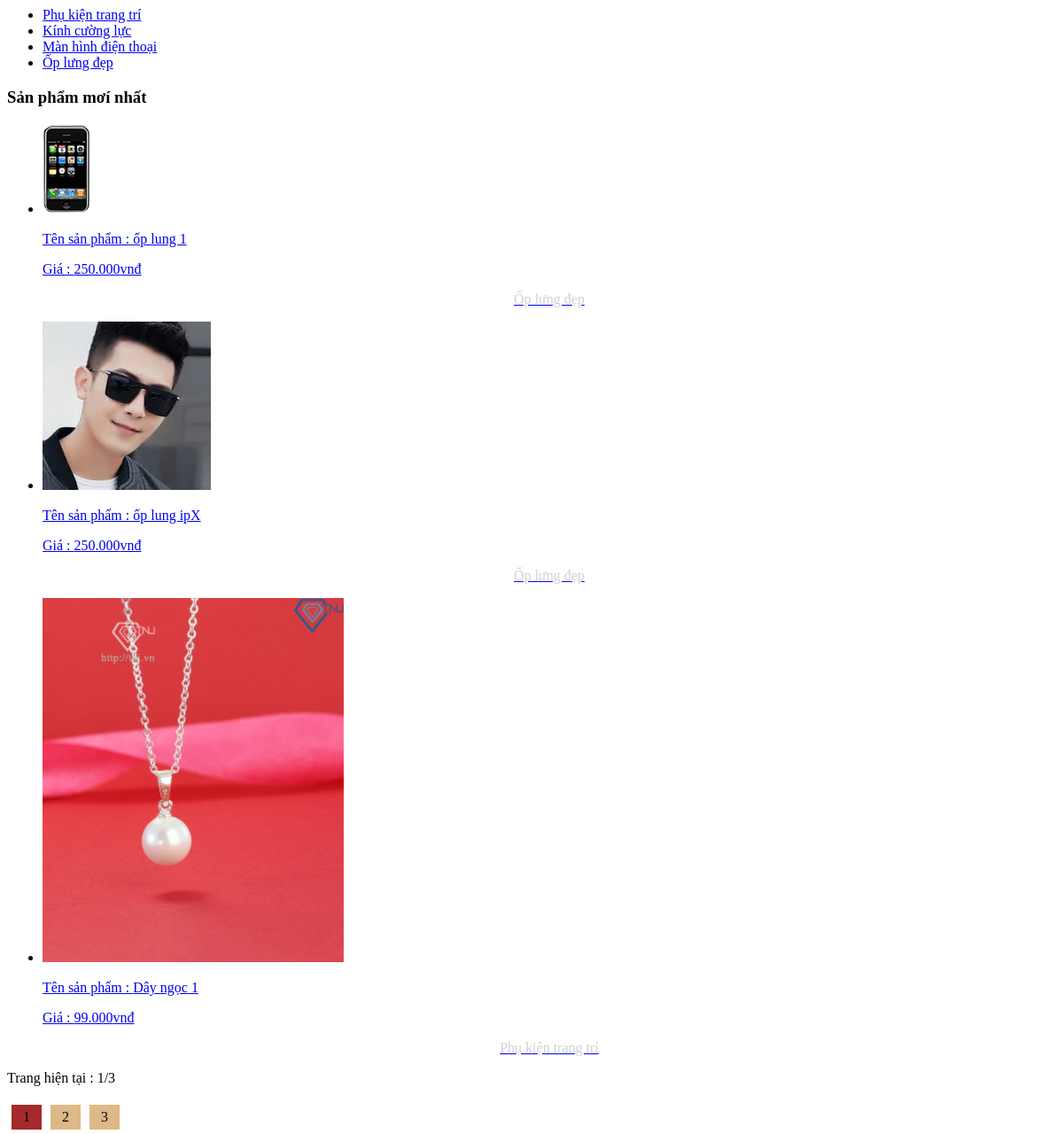
Screenshot of /pages/main.php with the database file from the repository.
### tables this page shows
CREATE TABLE `tbl_danhmuc` (
  `id_danhmuc` int(11) NOT NULL,
  `tendanhmuc` varchar(100) NOT NULL,
  `thutu` int(11) NOT NULL
);

CREATE TABLE `tbl_sanpham` (
  `id_sanpham` int(11) NOT NULL,
  `tensanpham` varchar(250) NOT NULL,
  `masp` varchar(100) NOT NULL,
  `giasp` varchar(50) NOT NULL,
  `soluong` int(11) NOT NULL,
  `hinhanh` varchar(50) NOT NULL,
  `tomtat` text NOT NULL,
  `noidung` text NOT NULL,
  `tinhtrang` int(11) NOT NULL,
  `id_danhmuc` int(11) NOT NULL
);

### pages/main/index.php (the view, shortened to what this page needs)
<?php
	if(isset($_GET['trang'])){
		$page = $_GET['trang'];
	}else{
		$page = 1;
	}
	if($page == '' || $page == 1){
		$begin = 0;
	}else{
		$begin = ($page*3)-3;
	}
	$sql_pro = "SELECT * FROM tbl_sanpham,tbl_danhmuc WHERE tbl_sanpham.id_danhmuc=tbl_danhmuc.id_danhmuc ORDER BY tbl_sanpham.id_sanpham DESC LIMIT $begin,3";
	$query_pro = mysqli_query($mysqli,$sql_pro);
?>
<h3>Sản phẩm mơí nhất</h3>
				<ul class="product_list">
					<?php
					while($row = mysqli_fetch_array($query_pro)){
					?>
					<li>
						<a href="index.php?quanly=sanpham&id=<?php echo $row['id_sanpham'] ?>">
							<img src="admincp/modules/quanlysp/uploads/<?php echo $row['hinhanh'] ?>">
							<p class="title_product">Tên sản phẩm : <?php echo $row['tensanpham'] ?></p>
							<p class="price_product">Giá : <?php echo number_format($row['giasp'],0,',','.').'vnđ' ?></p>
							<p style="text-align: center;color:#d1d1d1"><?php echo $row['tendanhmuc'] ?></p>
						</a>
					</li>
					<?php
					}
					?>
				</ul>
				<?php
				$sql_trang = mysqli_query($mysqli,"SELECT * FROM tbl_sanpham");
				$row_count = mysqli_num_rows($sql_trang);
				$trang = ceil($row_count/3);
				?>
				<p>Trang hiện tại : <?php echo $page ?>/<?php echo $trang ?> </p>
				<ul class="list_trang">
					<?php
					for($i=1;$i<=$trang;$i++){
					?>
						<li <?php if($i==$page){echo 'style="background: brown;"';}else{ echo ''; }  ?>><a href="index.php?trang=<?php echo $i ?>"><?php echo $i ?></a></li>
					<?php
					}
					?>
				</ul>

### pages/sidebar/sidebar.php
<div class="sidebar">
				<ul class="list_sidebar">
					<?php
						$sql_danhmuc = "SELECT * FROM tbl_danhmuc ORDER BY id_danhmuc DESC";
						$query_danhmuc = mysqli_query($mysqli,$sql_danhmuc);
						while($row = mysqli_fetch_array($query_danhmuc)){
					?>
					<li><a href="index.php?quanly=danhmucsanpham&id=<?php echo $row['id_danhmuc'] ?>"><?php echo $row['tendanhmuc'] ?></a></li>
					<?php
					}
					?>
				</ul>
			</div>

### pages/main/index.php (style rules this page uses)
ul.list_trang { padding: 0; margin: 0; list-style: none; }
ul.list_trang li { float: left; padding: 5px 13px; margin: 5px; background: burlywood; display: block; }
ul.list_trang li a { color: #000; text-align: center; text-decoration: none; }

### rows the page displays
tbl_danhmuc: tendanhmuc "Phụ kiện trang trí"
tbl_danhmuc: tendanhmuc "Kính cường lực"
tbl_danhmuc: tendanhmuc "Màn hình điện thoại"
tbl_danhmuc: tendanhmuc "Ốp lưng đẹp"
tbl_sanpham: hinhanh (picture), tensanpham "ốp lung 1", giasp "250.000", id_danhmuc.tendanhmuc "Ốp lưng đẹp"
tbl_sanpham: hinhanh (picture), tensanpham "ốp lung ipX", giasp "250.000", id_danhmuc.tendanhmuc "Ốp lưng đẹp"
tbl_sanpham: hinhanh (picture), tensanpham "Dây ngọc 1", giasp "99.000", id_danhmuc.tendanhmuc "Phụ kiện trang trí"

### other values shown
$page "1"
$trang "3"
